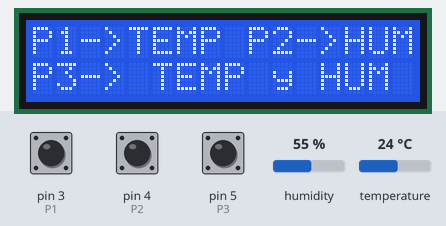
A sketch run on a simulated Arduino Uno, built with avr-gcc and run on an emulated ATmega328P. Parts: 16×2 character LCD. The inputs (shaded band) are chosen by the test bench; at power-on: pin 5 (P3) HIGH, humidity 55 %, temperature 24 °C, pin 3 (P1) HIGH, pin 4 (P2) HIGH.

Above: at 1.2 s.
1.3 s: pin 5 (P3) pulled LOW for 0.15 s
At 2.0 s:
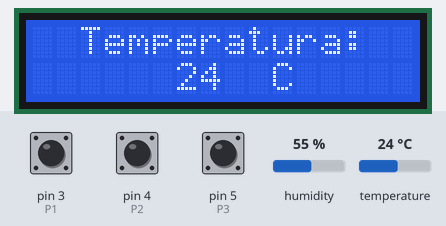
5.8 s: humidity set to 22 %
At 9.3 s:
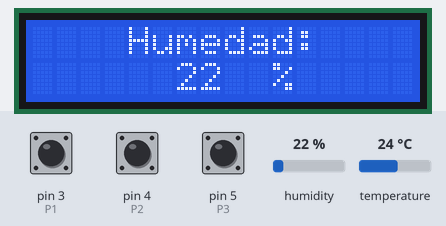
10.0 s: temperature set to 12 °C
At 12.0 s:
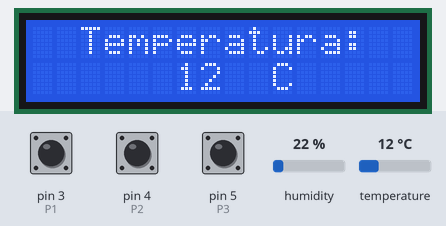
13.1 s: pin 3 (P1) pulled LOW for 1 s
15.6 s: temperature set to 19 °C
At 16.9 s:
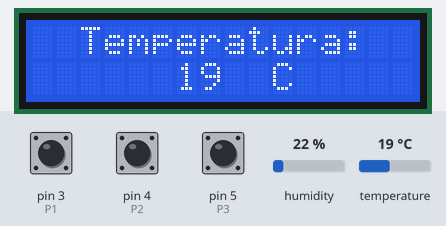
17.2 s: pin 4 (P2) pulled LOW for 1 s
At 18.4 s:
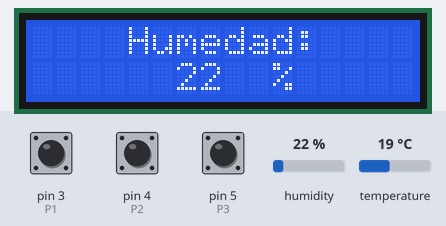
Timing chart, 0 to 20.2 s (numbered marks = the images above; inputs shaded):
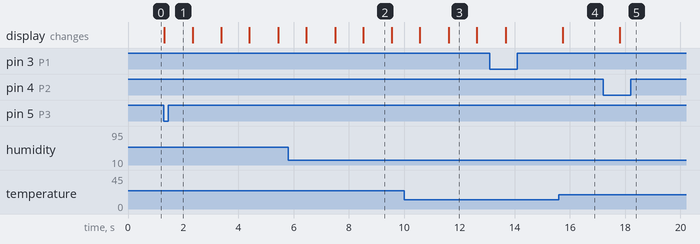

Measured:
- after the input at 1.3 s, the display: changes at once (image 1)
- after the input at 5.8 s, the display: first differs from a run without the input after 2.7 s (image 2)
- after the input at 10.0 s, the display: first differs from a run without the input after 1.6 s (image 3)
- after the input at 15.6 s, the display: changes after 0.13 s (image 4)
- after the input at 17.2 s, the display: changes after 0.59 s (image 5)
- what the display in image 2 shows lasts 1.1 s, from 8.5 s to 9.6 s

The sketch:

temp_and_hum_control.ino
```cpp
#include <Wire.h>
#include <LiquidCrystal_I2C.h>
#include <Adafruit_Sensor.h>
#include <DHT.h>
DHT sensor(2,DHT11);
#define P1 3
#define P2 4
#define P3 5
LiquidCrystal_I2C lcd (0x3F, 16, 2);

int humedad, temperatura;
bool funciona1, funciona2, funciona3;

void setup() {
 pinMode (P1, INPUT_PULLUP);
 pinMode (P2, INPUT_PULLUP);
 pinMode (P3, INPUT_PULLUP);
 lcd.init();
 lcd.backlight();
 lcd.setCursor (0, 0);
 lcd.print ("P1->TEMP P2->HUM");
 lcd.setCursor (0, 1);
 lcd.print ("P3-> TEMP y HUM");
 sensor.begin();
}

void loop() {
 temperatura=sensor.readTemperature();
 humedad=sensor.readHumidity();

 if (digitalRead(P1)==LOW){
  funciona1=HIGH;
  funciona2=LOW;
  funciona3=LOW;
 }
 if (digitalRead(P2)==LOW){
  funciona2=HIGH;
  funciona1=LOW;
  funciona3=LOW;
  }
 if (digitalRead(P3)==LOW){
  funciona3=HIGH;
  funciona1=LOW;
  funciona2=LOW;
  }

 if (funciona1==HIGH){
    lcd.clear();
    lcd.setCursor (2, 0);
    lcd.print ("Temperatura:");
    lcd. setCursor (6, 1);
    lcd.print (temperatura);
    lcd.setCursor (10, 1);
    lcd.print ("C");
    delay(1000);
  }

  if (funciona2==HIGH){
    lcd.clear();
    lcd.setCursor (4, 0);
    lcd.print ("Humedad:");
    lcd. setCursor (6, 1);
    lcd.print (humedad);
    lcd.setCursor (10, 1);
    lcd.print ("%");
    delay(1000);
  }

  if (funciona3==HIGH){
    lcd.clear();
    lcd.setCursor (2, 0);
    lcd.print ("Temperatura:");
    lcd. setCursor (6, 1);
    lcd.print (temperatura);
    lcd.setCursor (10, 1);
    lcd.print ("C");
    delay(1000);
    lcd.clear();
    lcd.setCursor (4, 0);
    lcd.print ("Humedad:");
    lcd. setCursor (6, 1);
    lcd.print (humedad);
    lcd.setCursor (10, 1);
    lcd.print ("%");
    delay (1000);
  }
}
```
